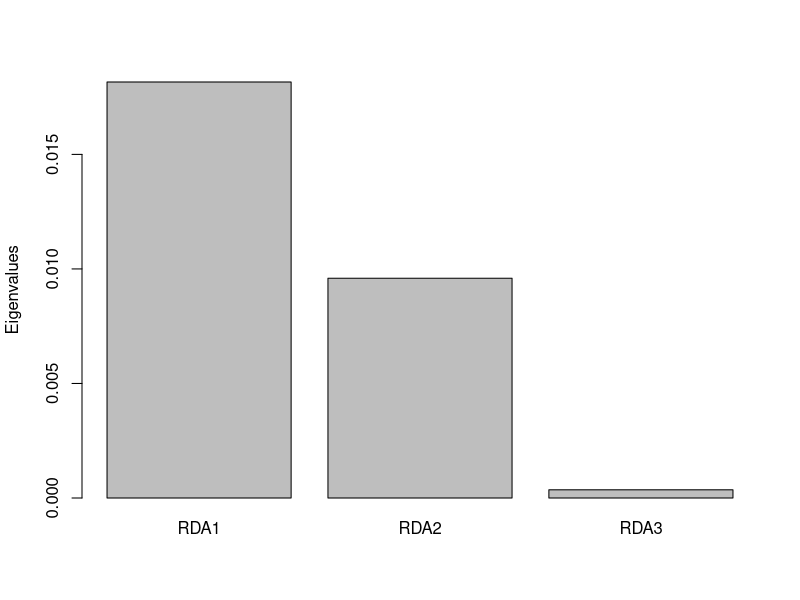
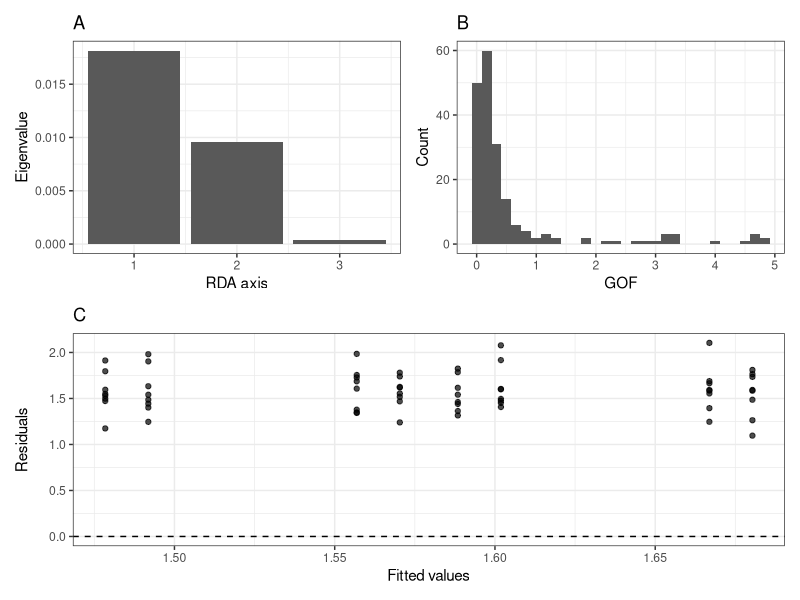
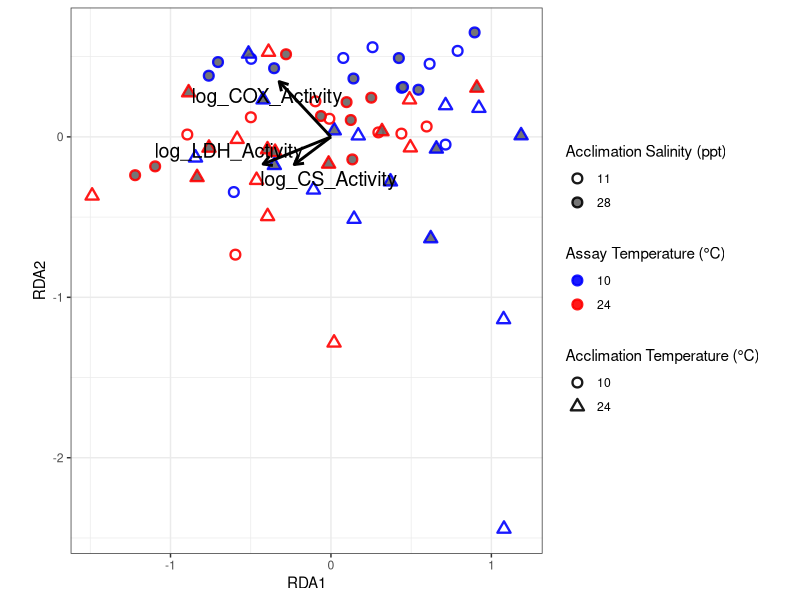

Write the R code that produced these figures, in order.
## ---- chunk 1
knitr::opts_chunk$set(echo = TRUE)
## ---- chunk 2
library(tidyverse)
library(vegan)
library(ggrepel)
library(patchwork)
## ---- chunk 3
killi_rda <- read_csv("../Data_Set/HS_MD_killifish.csv")

str(killi_rda)
## ---- chunk 4
killi_rda <- killi_rda %>%
  mutate(across(c(Assay_Temperature,
                  Acclimation_Temperature,
                  Acclimation_Salinity),
                as.factor))

killi_rda$Fish_ID <- as.character(killi_rda$Fish_ID)

str(killi_rda)
## ---- chunk 5
killi_rda <- killi_rda %>%
  mutate(across(c(CS_Activity, COX_Activity, LDH_Activity),
                ~log(.x),
                .names = "log_{.col}"))
## ---- chunk 6
response_matrix <- killi_rda %>%
  select(log_CS_Activity, log_COX_Activity, log_LDH_Activity)
## ---- chunk 7
rda_model <- rda(response_matrix ~ Assay_Temperature +
                                   Acclimation_Temperature +
                                   Acclimation_Salinity,
                 data = killi_rda)
## ---- chunk 8
# ----------------------------
# 1. Extract diagnostic tools
# ----------------------------

# Eigenvalues (RDA axes)
eig_df <- data.frame(
  Axis = seq_along(rda_model$CCA$eig),
  Eigenvalue = rda_model$CCA$eig
)


# Goodness-of-fit (sites)
gof_vals <- goodness(rda_model, display = "sites")
gof_df <- data.frame(
  Site = seq_along(gof_vals),
  GOF = as.numeric(gof_vals)
)

fitted_vals <- fitted(rda_model)
resid_vals <- residuals(rda_model)

fr_df <- data.frame(
  Fitted = fitted_vals[,1],
  Residuals = resid_vals[,1]
)

# ----------------------------
# Plot 1: Eigenvalues
# ----------------------------
p1 <- ggplot(eig_df, aes(x = Axis, y = Eigenvalue)) +
  geom_col() +
  labs(title = "A",
       x = "RDA axis",
       y = "Eigenvalue") +
  theme_bw()

# ----------------------------
# Plot 2: Goodness-of-fit
# ----------------------------
p2 <- ggplot(gof_df, aes(x = GOF)) +
  geom_histogram(bins = 30) +
  labs(title = "B",
       x = "GOF",
       y = "Count") +
  theme_bw()

# ----------------------------
# Plot 3: Fitted vs Residuals plot
# ----------------------------

p3 <- ggplot(fr_df, aes(x = Fitted, y = Residuals)) +
  geom_point(alpha = 0.7) +
  geom_hline(yintercept = 0, linetype = 2) +
  labs(title = "C",
       x = "Fitted values",
       y = "Residuals") +
  theme_bw()


# ----------------------------
# Combine into panel
# ----------------------------
panel_plot <- (p1 | p2) / (p3)

ggsave(
  filename = "../Figures/rda_diagnostics.png",
  plot = panel_plot,
  width = 8,
  height = 6,
  dpi = 300
)
## ---- chunk 9
print(
  summary(rda_model)
    )
## ---- chunk 10
print(
  anova(rda_model, permutations = how(blocks = killi_rda$Fish_ID))
    )
## ---- chunk 11
print(
  anova(rda_model, by = "axis",
      permutations = how(blocks = killi_rda$Fish_ID))
    )

screeplot(rda_model, main = "", xlab = "Axis", ylab = "Eigenvalues")
## ---- chunk 12
print(
  anova(rda_model, by = "terms",
      permutations = how(blocks = killi_rda$Fish_ID))
    )
## ---- chunk 13
sites <- scores(rda_model, display = "sites", scaling = 2)
species <- scores(rda_model, display = "species", scaling = 2)

sites <- as.data.frame(sites)
species <- as.data.frame(species)

species$label <- rownames(species)

sites$Assay_Temperature <- killi_rda$Assay_Temperature
sites$Acclimation_Temperature <- killi_rda$Acclimation_Temperature
sites$Acclimation_Salinity <- killi_rda$Acclimation_Salinity
## ---- chunk 14
library(ggrepel)

rda_plot<-ggplot(sites, aes(RDA1, RDA2)) +
  
  geom_point(aes(
    color = Assay_Temperature,
    fill = Acclimation_Salinity,
    shape = Acclimation_Temperature
  ),
  size = 2.5,
  stroke = 1.2,
  alpha = 0.9) +
  
  scale_color_manual(values = c("10" = "blue",
                                "24" = "red")) +
  
  scale_shape_manual(values = c("10" = 21,
                               "24" = 24)) +
  
  scale_fill_manual(values = c("28" = "grey40",
                              "11" = "white")) +
  
  # RESPONSE VECTORS (arrows)
  geom_segment(data = species,
             aes(x = 0, y = 0,
                 xend = RDA1, yend = RDA2),
             linewidth = 1,
             arrow = arrow(length = unit(0.25, "cm")),
             color = "black") +
  
  geom_text_repel(data = species,
                  aes(x = RDA1, y = RDA2, label = label),
                  size = 5) +
  
  guides(
    fill = guide_legend(override.aes = list(shape = 21, colour = "black"))
  ) +
  
  theme_bw() +
  coord_equal() +
  
  labs(
    color = "Assay Temperature (°C)",
    shape = "Acclimation Temperature (°C)",
    fill = "Acclimation Salinity (ppt)"
  )
## ---- chunk 15
ggsave(
  filename = "../Figures/rda_plot.png",
  plot = rda_plot,
  width = 8,
  height = 5,
  dpi = 300
)
